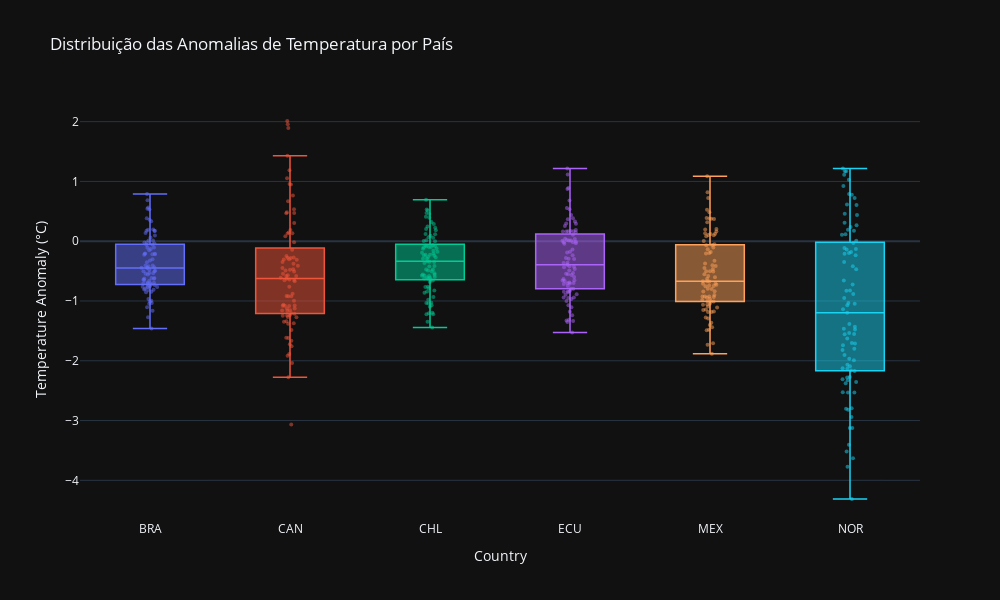

Notebook code for this chart:
### Code cell
fig = px.box(
    df2,
    x="Code",  
    y="Temperature anomaly", 
    title="Distribuição das Anomalias de Temperatura por País",
    labels={"Temperature anomaly": "Anomalia de temperatura (°C)", "Code": "País"},
    width=1000,
    height=600,
    template="plotly_dark",
    color="Code",  # atribui uma cor para cada país
)

fig.update_layout(
    xaxis=dict(
        title="Country",
        #tickangle=45  não precisa, tem espaço o suficiente 
    ),
    yaxis=dict(
        title="Temperature Anomaly (°C)"
    ),
    showlegend=False,  # já tem legenda no eixo
    #plot_bgcolor='rgba(240,240,240,0.8)'  só se eu quiser mudar o fundo do gráfico
)

fig.update_traces(
    boxpoints='all',  
    pointpos=0,  
    marker=dict(
        size=4,
        opacity=0.5  
    ),
    line=dict(width=1.5)  
)

fig.show()

### Figure 1 — Plotly figure (JSON) as saved in the notebook; plotly's stock layout.template omitted (floating-point values rounded to 4 significant figures)
{"data": [{"alignmentgroup": "True", "boxpoints": "all", "hovertemplate": "País=%{x}<br>Anomalia de temperatura (°C)=%{y}<extra></extra>", "legendgroup": "BRA", "line": {"width": 1.5}, "marker": {"color": "#636efa", "opacity": 0.5, "size": 4}, "name": "BRA", "notched": false, "offsetgroup": "BRA", "orientation": "v", "pointpos": 0, "showlegend": true, "type": "box", "x": ["BRA", "BRA", "BRA", "BRA", "BRA", "BRA", "BRA", "BRA", "BRA", "BRA", "BRA", "BRA", "BRA", "BRA", "BRA", "BRA", "BRA", "BRA", "BRA", "BRA", "BRA", "BRA", "BRA", "BRA", "BRA", "BRA", "BRA", "BRA", "BRA", "BRA", "BRA", "BRA", "BRA", "BRA", "BRA", "BRA", "BRA", "BRA", "BRA", "BRA", "BRA", "BRA", "BRA", "BRA", "BRA", "BRA", "BRA", "BRA", "BRA", "BRA", "BRA", "BRA", "BRA", "BRA", "BRA", "BRA", "BRA", "BRA", "BRA", "BRA", "BRA", "BRA", "BRA", "BRA", "BRA", "BRA", "BRA", "BRA", "BRA", "BRA", "BRA", "BRA", "BRA", "BRA", "BRA", "BRA", "BRA", "BRA", "BRA", "BRA", "BRA", "BRA", "BRA", "BRA", "BRA"], "x0": " ", "xaxis": "x", "y": [-0.766, -0.4084, -0.7207, -1.459, -0.6962, -0.8519, -0.6966, -1.035, -0.6226, -0.7949, -0.7074, -0.615, -0.7038, -0.5574, -0.6484, -0.7345, -1.272, -0.4362, 0.01212, -0.4077, -0.7103, -0.03742, -0.7621, -0.111, -0.9955, -0.8144, -0.8085, -0.7536, -1.103, -0.2268, -0.5348, -1.046, -0.5463, -0.4791, -1.163, -1.007, -0.9676, -0.6464, -0.8104, -0.7647, -0.5026, -0.6261, -0.5047, -0.2186, -0.6137, -0.8443, -0.6616, -0.05344, -0.438, -0.7634, -0.3507, -0.4455, -0.4947, -0.3216, -0.3024, -0.2178, -0.448, -0.1321, 0.3581, -0.4175, -0.5304, -0.2099, 0.1922, -0.0236, -0.1499, 0.1728, -0.05852, 0.1367, -0.2115, 0.01261, 0.335, -0.1058, 0.1724, 0.06191, 0.1734, 0.6852, 0.5657, 0.3829, 0.09411, 0.5312, 0.1949, -0.02362, -0.2047, 0.5437, 0.7912], "y0": " ", "yaxis": "y"}, {"alignmentgroup": "True", "boxpoints": "all", "hovertemplate": "País=%{x}<br>Anomalia de temperatura (°C)=%{y}<extra></extra>", "legendgroup": "CAN", "line": {"width": 1.5}, "marker": {"color": "#EF553B", "opacity": 0.5, "size": 4}, "name": "CAN", "notched": false, "offsetgroup": "CAN", "orientation": "v", "pointpos": 0, "showlegend": true, "type": "box", "x": ["CAN", "CAN", "CAN", "CAN", "CAN", "CAN", "CAN", "CAN", "CAN", "CAN", "CAN", "CAN", "CAN", "CAN", "CAN", "CAN", "CAN", "CAN", "CAN", "CAN", "CAN", "CAN", "CAN", "CAN", "CAN", "CAN", "CAN", "CAN", "CAN", "CAN", "CAN", "CAN", "CAN", "CAN", "CAN", "CAN", "CAN", "CAN", "CAN", "CAN", "CAN", "CAN", "CAN", "CAN", "CAN", "CAN", "CAN", "CAN", "CAN", "CAN", "CAN", "CAN", "CAN", "CAN", "CAN", "CAN", "CAN", "CAN", "CAN", "CAN", "CAN", "CAN", "CAN", "CAN", "CAN", "CAN", "CAN", "CAN", "CAN", "CAN", "CAN", "CAN", "CAN", "CAN", "CAN", "CAN", "CAN", "CAN", "CAN", "CAN", "CAN", "CAN", "CAN", "CAN", "CAN"], "x0": " ", "xaxis": "x", "y": [-0.2827, -0.9229, -0.5819, -0.4788, 0.1322, -1.34, -1.156, -0.6512, -1.347, -1.382, -2.276, -1.724, -0.3072, -0.3039, -0.9954, -1.159, -1.917, -1.168, -0.5431, -1.484, -0.6485, -1.247, -1.127, -0.8799, -1.616, -1.757, -1.371, -1.667, -0.9171, -0.6257, -1.272, -1.078, -3.067, -0.3106, -1.886, -1.206, -1.075, -0.1443, -1.619, -1.242, -0.6425, 0.9578, -2.038, -0.9191, -0.7638, -1.084, -1.079, 0.4692, -0.3758, -1.24, -1.269, -0.6117, -1.212, -0.6695, -0.584, -0.4881, -1.126, -0.4707, 1.186, 0.4718, -0.3469, 0.6702, -0.5712, -0.01788, -1.065, 0.5352, 1.428, -0.2472, -0.4477, -0.2717, 2.011, 0.3061, 0.7628, -0.277, -0.4102, 0.1893, 1.052, 0.4862, -0.5078, 0.08088, 0.1449, 0.9466, 0.1267, 1.894, 1.955], "y0": " ", "yaxis": "y"}, {"alignmentgroup": "True", "boxpoints": "all", "hovertemplate": "País=%{x}<br>Anomalia de temperatura (°C)=%{y}<extra></extra>", "legendgroup": "CHL", "line": {"width": 1.5}, "marker": {"color": "#00cc96", "opacity": 0.5, "size": 4}, "name": "CHL", "notched": false, "offsetgroup": "CHL", "orientation": "v", "pointpos": 0, "showlegend": true, "type": "box", "x": ["CHL", "CHL", "CHL", "CHL", "CHL", "CHL", "CHL", "CHL", "CHL", "CHL", "CHL", "CHL", "CHL", "CHL", "CHL", "CHL", "CHL", "CHL", "CHL", "CHL", "CHL", "CHL", "CHL", "CHL", "CHL", "CHL", "CHL", "CHL", "CHL", "CHL", "CHL", "CHL", "CHL", "CHL", "CHL", "CHL", "CHL", "CHL", "CHL", "CHL", "CHL", "CHL", "CHL", "CHL", "CHL", "CHL", "CHL", "CHL", "CHL", "CHL", "CHL", "CHL", "CHL", "CHL", "CHL", "CHL", "CHL", "CHL", "CHL", "CHL", "CHL", "CHL", "CHL", "CHL", "CHL", "CHL", "CHL", "CHL", "CHL", "CHL", "CHL", "CHL", "CHL", "CHL", "CHL", "CHL", "CHL", "CHL", "CHL", "CHL", "CHL", "CHL", "CHL", "CHL", "CHL"], "x0": " ", "xaxis": "x", "y": [-1.205, -0.63, -1.034, -0.6255, -0.5369, -1.095, -1.073, -0.9345, -1.22, -1.197, -1.223, -0.842, -0.556, -0.7681, -1.443, -1.347, -1.039, -0.5974, -0.3648, -0.6591, -0.1921, -0.2882, -0.09571, -0.473, -0.5722, -0.6055, -0.6821, -0.7601, -0.3347, -0.4131, -0.5804, -1.029, -0.5745, -0.6114, -0.8259, -0.8622, -0.98, -0.08481, -0.0008881, 0.01725, -0.2665, -0.2078, -0.1074, -0.07842, -0.7866, -0.2256, -0.4919, -0.09563, -0.3485, -0.2628, -0.2947, -0.4718, -0.6398, -0.1773, 0.08985, -0.1256, -0.238, 0.06703, 0.5118, -0.06659, -0.5601, -0.2276, -0.4228, 0.2262, 0.2869, -0.1613, 0.2472, -0.5021, 0.05874, -0.07173, -0.3426, -0.1231, 0.1159, 0.1851, 0.002333, 0.3905, 0.6947, 0.2049, 0.1217, 0.4729, 0.4548, 0.4092, -0.2388, 0.5282, 0.3197], "y0": " ", "yaxis": "y"}, {"alignmentgroup": "True", "boxpoints": "all", "hovertemplate": "País=%{x}<br>Anomalia de temperatura (°C)=%{y}<extra></extra>", "legendgroup": "ECU", "line": {"width": 1.5}, "marker": {"color": "#ab63fa", "opacity": 0.5, "size": 4}, "name": "ECU", "notched": false, "offsetgroup": "ECU", "orientation": "v", "pointpos": 0, "showlegend": true, "type": "box", "x": ["ECU", "ECU", "ECU", "ECU", "ECU", "ECU", "ECU", "ECU", "ECU", "ECU", "ECU", "ECU", "ECU", "ECU", "ECU", "ECU", "ECU", "ECU", "ECU", "ECU", "ECU", "ECU", "ECU", "ECU", "ECU", "ECU", "ECU", "ECU", "ECU", "ECU", "ECU", "ECU", "ECU", "ECU", "ECU", "ECU", "ECU", "ECU", "ECU", "ECU", "ECU", "ECU", "ECU", "ECU", "ECU", "ECU", "ECU", "ECU", "ECU", "ECU", "ECU", "ECU", "ECU", "ECU", "ECU", "ECU", "ECU", "ECU", "ECU", "ECU", "ECU", "ECU", "ECU", "ECU", "ECU", "ECU", "ECU", "ECU", "ECU", "ECU", "ECU", "ECU", "ECU", "ECU", "ECU", "ECU", "ECU", "ECU", "ECU", "ECU", "ECU", "ECU", "ECU", "ECU", "ECU"], "x0": " ", "xaxis": "x", "y": [-0.3925, -0.4902, -1.179, -1.237, -0.7059, -0.8472, -0.9676, -0.6997, -0.8858, -1.315, -1.337, -0.9413, -1.001, -0.7153, -1.325, -1.352, -1.527, -0.7052, -0.2949, -0.5652, -0.6591, -0.855, -0.835, -0.362, -0.5544, -0.4197, -0.4351, -0.7511, -0.69, -0.1911, -0.4295, -0.896, -0.01846, -0.4659, -1.106, -0.9411, -0.5455, 0.03678, -0.008417, 0.01007, 0.172, -0.01838, 0.1492, 0.3662, -0.6312, -0.8404, -0.6642, 0.1618, -0.3627, -0.6003, -0.2353, -0.04435, 0.007053, -0.1382, -0.2989, -0.2793, -0.7945, -0.03382, 0.01863, -1.069, -0.95, -0.7966, -0.5329, -0.6542, -0.1758, 0.1097, 0.1685, 0.01268, 0.04272, 0.294, 0.4391, 0.1864, 0.1666, 0.1609, 0.298, 0.8747, 0.8913, 0.5333, 0.3284, 0.5538, 0.682, 0.3835, 0.2532, 1.116, 1.217], "y0": " ", "yaxis": "y"}, {"alignmentgroup": "True", "boxpoints": "all", "hovertemplate": "País=%{x}<br>Anomalia de temperatura (°C)=%{y}<extra></extra>", "legendgroup": "MEX", "line": {"width": 1.5}, "marker": {"color": "#FFA15A", "opacity": 0.5, "size": 4}, "name": "MEX", "notched": false, "offsetgroup": "MEX", "orientation": "v", "pointpos": 0, "showlegend": true, "type": "box", "x": ["MEX", "MEX", "MEX", "MEX", "MEX", "MEX", "MEX", "MEX", "MEX", "MEX", "MEX", "MEX", "MEX", "MEX", "MEX", "MEX", "MEX", "MEX", "MEX", "MEX", "MEX", "MEX", "MEX", "MEX", "MEX", "MEX", "MEX", "MEX", "MEX", "MEX", "MEX", "MEX", "MEX", "MEX", "MEX", "MEX", "MEX", "MEX", "MEX", "MEX", "MEX", "MEX", "MEX", "MEX", "MEX", "MEX", "MEX", "MEX", "MEX", "MEX", "MEX", "MEX", "MEX", "MEX", "MEX", "MEX", "MEX", "MEX", "MEX", "MEX", "MEX", "MEX", "MEX", "MEX", "MEX", "MEX", "MEX", "MEX", "MEX", "MEX", "MEX", "MEX", "MEX", "MEX", "MEX", "MEX", "MEX", "MEX", "MEX", "MEX", "MEX", "MEX", "MEX", "MEX", "MEX"], "x0": " ", "xaxis": "x", "y": [-1.708, -1.881, -1.49, -1.366, -1.48, -0.9406, -1.183, -1.734, -1.176, -1.185, -0.582, -0.5539, -0.9257, -0.749, -0.603, -1.008, -0.9257, -0.5033, -0.9682, -1.151, -1.094, -1.057, -0.7081, -0.8368, -1.143, -1.047, -1.402, -0.9015, -1.294, -0.6691, -1.005, -0.9331, -0.6283, -1.276, -1.009, -1.111, -1.437, -0.7108, -0.7934, -0.7542, -0.3728, -0.7404, -0.3267, -0.8409, -0.9823, -0.9267, -0.7291, -1.062, -0.6721, -0.4497, -0.4647, -0.6685, -0.7988, -0.4028, 0.08356, 0.1208, -0.107, -0.5072, 0.1315, -0.2071, -0.06812, -0.198, -0.05206, 0.001606, -0.5026, 0.09852, 0.1616, -0.1794, -0.1346, 0.3176, -0.4134, 0.39, 0.3743, -0.06393, 0.1229, 0.1956, 0.3705, 0.5263, 0.2021, 0.484, 0.7227, 0.3808, 0.1055, 0.8208, 1.088], "y0": " ", "yaxis": "y"}, {"alignmentgroup": "True", "boxpoints": "all", "hovertemplate": "País=%{x}<br>Anomalia de temperatura (°C)=%{y}<extra></extra>", "legendgroup": "NOR", "line": {"width": 1.5}, "marker": {"color": "#19d3f3", "opacity": 0.5, "size": 4}, "name": "NOR", "notched": false, "offsetgroup": "NOR", "orientation": "v", "pointpos": 0, "showlegend": true, "type": "box", "x": ["NOR", "NOR", "NOR", "NOR", "NOR", "NOR", "NOR", "NOR", "NOR", "NOR", "NOR", "NOR", "NOR", "NOR", "NOR", "NOR", "NOR", "NOR", "NOR", "NOR", "NOR", "NOR", "NOR", "NOR", "NOR", "NOR", "NOR", "NOR", "NOR", "NOR", "NOR", "NOR", "NOR", "NOR", "NOR", "NOR", "NOR", "NOR", "NOR", "NOR", "NOR", "NOR", "NOR", "NOR", "NOR", "NOR", "NOR", "NOR", "NOR", "NOR", "NOR", "NOR", "NOR", "NOR", "NOR", "NOR", "NOR", "NOR", "NOR", "NOR", "NOR", "NOR", "NOR", "NOR", "NOR", "NOR", "NOR", "NOR", "NOR", "NOR", "NOR", "NOR", "NOR", "NOR", "NOR", "NOR", "NOR", "NOR", "NOR", "NOR", "NOR", "NOR", "NOR", "NOR", "NOR"], "x0": " ", "xaxis": "x", "y": [-3.124, -2.94, -3.629, -2.125, -1.902, -2.527, -2.376, -3.124, -2.355, -1.475, -2.273, -2.164, -2.529, -0.6574, -1.432, -2.803, -2.821, -1.537, -2.53, -0.8229, -1.627, -1.992, -3.772, -3.406, -2.281, -3.517, -4.312, -1.55, -2.793, -1.965, -2.068, -1.741, -0.3467, -1.555, -0.1313, -0.8285, -1.466, -1.797, -2.132, -2.308, -1.819, -2.327, -1.072, -0.8825, -0.2079, -2.173, -1.702, -2.093, -1.385, -0.02908, 0.6151, -0.4681, -0.2355, -1.138, -1.034, -0.95, -1.197, -0.4188, -1.045, -0.1401, 0.4576, -0.7224, -0.1129, -0.1787, 0.2655, 0.6074, 1.028, 0.4365, 0.2358, 0.008909, -1.712, 0.7232, -0.1956, 0.1095, 1.214, 0.9213, 1.17, 0.3105, 0.7751, 0.1728, 1.111, 0.1144, 0.7878, 0.1907, 1.168], "y0": " ", "yaxis": "y"}], "layout": {"boxmode": "overlay", "height": 600, "legend": {"title": {"text": "País"}, "tracegroupgap": 0}, "showlegend": false, "title": {"text": "Distribuição das Anomalias de Temperatura por País"}, "width": 1000, "xaxis": {"anchor": "y", "categoryarray": ["BRA", "CAN", "CHL", "ECU", "MEX", "NOR"], "categoryorder": "array", "domain": [0, 1], "title": {"text": "Country"}}, "yaxis": {"anchor": "x", "domain": [0, 1], "title": {"text": "Temperature Anomaly (°C)"}}}}
